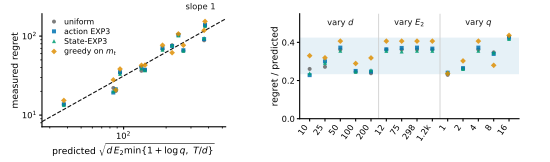

Write the Python code that produced this figure.
"""Figure 3: does the drift lower bound describe the right scaling?

Reads drift_scaling.npz, produced by code/drift_scaling.py.  Left panel plots measured regret
against the predicted scale sqrt(d E_2 min{1 + log q, T/d}) for four policies over a grid that
varies d by 20x, E_2 by 100x and q by 16x.  A common slope through the origin on log-log axes is
the collapse Theorem 3 predicts.  Right panel plots the same points normalised, one column per
swept parameter, so a flat band is the same statement read a second way.

Sizing.  Saved WITHOUT bbox_inches="tight" so the on-page scale is exactly 1.0 at \\textwidth.
"""
import numpy as np
import matplotlib
matplotlib.use("Agg")
import matplotlib.pyplot as plt

D = np.load("../code/drift_scaling.npz")

POL = [("uniform", "uniform", "#666666", "o"),
       ("exp3", "action-level EXP3", "#0173B2", "s"),
       ("state_exp3", "State-EXP3", "#029E73", "^"),
       ("greedy_hint", "greedy on the exact $m_t$", "#DE8F05", "D")]
LBL = {"uniform": "uniform", "exp3": "action EXP3",
       "state_exp3": "State-EXP3", "greedy_hint": "greedy on $m_t$"}

FIG_W, FIG_H = 5.5, 1.62
fig = plt.figure(figsize=(FIG_W, FIG_H))
axL = fig.add_axes([0.075, 0.215, 0.335, 0.700])
axR = fig.add_axes([0.545, 0.265, 0.400, 0.650])

pred = D["pred"]

# ---- left: measured against predicted, log-log
lo, hi = 0.7 * pred.min(), 1.4 * pred.max()
ref = np.array([lo, hi])
axL.plot(ref, 0.313 * ref, color="#111111", lw=0.8, ls="--", zorder=1)
axL.text(hi * 0.52, 0.313 * hi * 1.30, "slope $1$", fontsize=6.0, color="#111111")
for key, _lab, colour, marker in POL:
    axL.plot(pred, D[key], marker, color=colour, ms=2.9, mew=0.0, alpha=0.85,
             label=LBL[key], zorder=3, ls="none")
axL.set_xscale("log"); axL.set_yscale("log")
axL.set_xlim(lo, hi)
axL.set_xlabel(r"predicted $\sqrt{d\,E_2\min\{1+\log q,\ T/d\}}$", fontsize=6.6, labelpad=1.0)
axL.set_ylabel("measured regret", fontsize=6.6, labelpad=1.5)
axL.tick_params(labelsize=6.0, length=2, pad=1.5, which="major")
axL.tick_params(length=1.2, which="minor")
from matplotlib.ticker import NullFormatter
axL.xaxis.set_minor_formatter(NullFormatter())
axL.yaxis.set_minor_formatter(NullFormatter())
for sp in ("top", "right"):
    axL.spines[sp].set_visible(False)
axL.legend(fontsize=5.6, frameon=False, loc="upper left", handletextpad=0.3,
           borderaxespad=0.15, labelspacing=0.22)

# ---- right: normalised, grouped by which parameter the cell sweeps
d_sweep = (D["eps"] == 0.10) & (D["q"] == 4)
e_sweep = (D["d"] == 50) & (D["q"] == 4)
q_sweep = (D["d"] == 50) & (D["eps"] == 0.10)
GROUPS = [("vary $d$", d_sweep, D["d"]), (r"vary $E_2$", e_sweep, D["e2"]),
          ("vary $q$", q_sweep, D["q"])]

offset = 0.0
ticks, ticklab = [], []
for gi, (name, mask, param) in enumerate(GROUPS):
    order = np.argsort(param[mask])
    xs = offset + np.arange(mask.sum())
    for key, _lab, colour, marker in POL:
        axR.plot(xs, (D[key][mask] / pred[mask])[order], marker, color=colour, ms=2.9,
                 mew=0.0, alpha=0.85, ls="none", zorder=3)
    for x, v in zip(xs, param[mask][order]):
        ticks.append(x)
        if v >= 1000:
            ticklab.append(f"{v/1000:.1f}k")
        elif v >= 10:
            ticklab.append(f"{v:.0f}")
        else:
            ticklab.append(f"{v:g}")
    axR.text(xs.mean(), 0.487, name, ha="center", fontsize=6.0, color="#111111")
    if gi < len(GROUPS) - 1:
        axR.axvline(xs[-1] + 0.5, color="#cccccc", lw=0.6, zorder=1)
    offset = xs[-1] + 1.0

axR.axhspan(0.233, 0.425, color="#0173B2", alpha=0.10, lw=0, zorder=0)
axR.set_xticks(ticks); axR.set_xticklabels(ticklab, fontsize=5.2, rotation=55, ha="right")
axR.set_ylim(0.0, 0.55)
axR.set_yticks([0.0, 0.2, 0.4])
axR.tick_params(labelsize=6.0, length=2, pad=1.5)
axR.set_ylabel("regret / predicted", fontsize=6.6, labelpad=1.5)
for sp in ("top", "right"):
    axR.spines[sp].set_visible(False)

assert axL.get_position().y0 >= 0.18, "left x label needs room"
assert axR.get_position().y0 >= 0.24, "rotated tick labels need room"
assert not axR.get_xlabel(), "an x label under rotated ticks would clip"
fig.savefig("fig3.pdf")
print(f"wrote fig3.pdf at {FIG_W}x{FIG_H}in over {len(pred)} cells; "
      f"normalised range {min(min(D[k]/pred) for k,_,_,_ in POL):.3f} to "
      f"{max(max(D[k]/pred) for k,_,_,_ in POL):.3f}")
